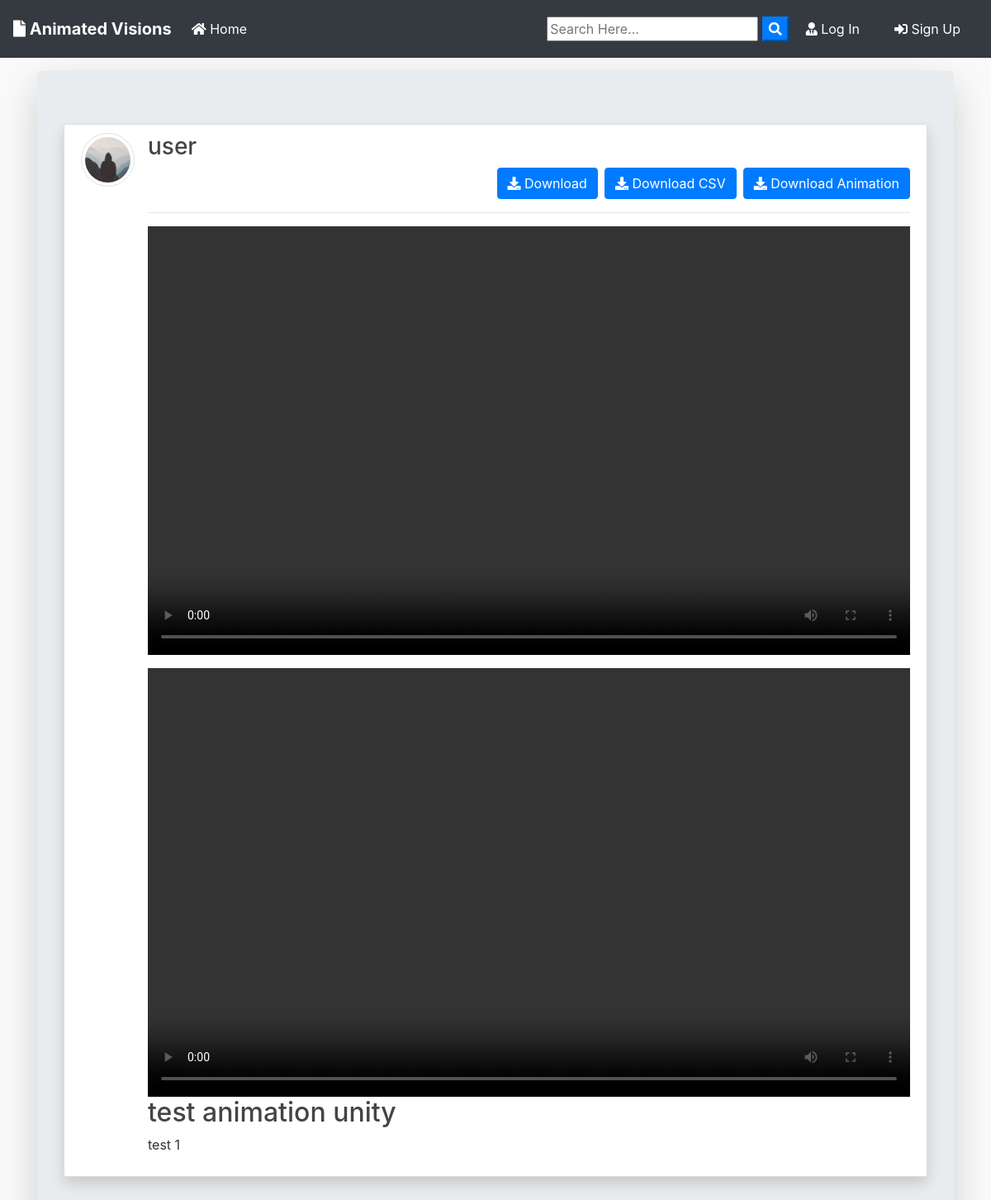
The page /post/34/ on the database its author committed.
### blog/models.py (models this page shows, shortened)
class Post(models.Model):
	title = models.CharField(max_length=100)
	file = models.FileField(null=True,blank=True,upload_to='Files')
	animation = models.FileField(upload_to='animations/', null=True, blank=True)
	csv_file = models.FileField(upload_to='csv/', null=True, blank=True)
	content = models.TextField()
	date_posted = models.DateTimeField(default=timezone.now)
	author = models.ForeignKey(User, on_delete=models.CASCADE)

### users/models.py (models this page shows, shortened)
class Profile(models.Model):
    user = models.OneToOneField(User, on_delete=models.CASCADE)
    image = models.ImageField(default='default.jpg', upload_to='profile_pics')

### blog/views.py (the view)
# urls.py: path('post/<int:pk>/', PostDetailView.as_view(), name='post-detail'),
class PostDetailView(DetailView):
    model = Post
    template_name = 'blog/post_detail.html'

### blog/templates/blog/post_detail.html (shortened to what this page needs)
{% extends "blog/base.html" %}
{% block content %}
<div class="jumbotron mt-3 shadow-lg">
    <article class="media content-section shadow">
        <a href="{{ object.author.profile.image.url }}" target="_blank">
            <img src="{{ object.author.profile.image.url }}" alt="" class="article-img rounded-circle img-thumbnail img-fluid">
        </a>
        <div class="media-body">
            <div class="">
                <div class="d-flex justify-content-between">
                    <a class="mr-2 mt-0 mb-0 text-dark" href="{% url 'user-posts' object.author.username %}">
                        <h3>{{ object.author }}</h3>
                    </a>
                </div>
                {% if object.author != user %}
                    <div class="form-group mt-0 pt-0 d-flex justify-content-end">
                        <a href="{{ object.file.url }}" download class="btn btn-primary flex-last" type="submit">
                            <i class="fas fa-download"></i> Download
                        </a>
                        {% if object.csv_file %}
                            <a href="{{ object.csv_file.url }}" download class="btn btn-primary flex-last ml-2" type="submit">
                                <i class="fas fa-download"></i> Download CSV
                            </a>
                        {% endif %}
                        {% if object.animation %}
                            <a href="{{ object.animation.url }}" download class="btn btn-primary flex-last ml-2" type="submit">
                                <i class="fas fa-download"></i> Download Animation
                            </a>
                        {% endif %}
                    </div>
                {% endif %}
                <hr>
            </div>
            <div>
                {% if object.file %}
                    <div class="embed-responsive embed-responsive-16by9">
                        <video id="video-1_html_api" class="vjs-tech" preload="auto" controls>
                            <source src="{{ object.file.url }}" type="video/mp4" class="embed-responsive">
                        </video>
                    </div>
                {% endif %}
                {% if object.animation %}
                    <div class="embed-responsive embed-responsive-16by9 mt-3">
                        <video id="video-2_html_api" class="vjs-tech" preload="auto" controls>
                            <source src="{{ object.animation.url }}" type="video/mp4" class="embed-responsive">
                        </video>
                    </div>
                {% endif %}
            </div>
            <h2>{{ object.title }}</h2>
            <p class="article-content">{{ object.content }}</p>
        </div>
    </article>
</div>
{% endblock content %}

### blog/static/blog/main.css (style rules this page uses)
body { background: #fafafa; color: #333333; margin-top: 0; }
h1, h2, h3, h4, h5, h6 { color: #444444; }
.content-section { background: #ffffff; padding: 10px 20px; border: 1px solid #dddddd; border-radius: 3px; margin-bottom: 20px; }
.article-content { white-space: pre-line; }
.article-img { height: 65px; width: 65px; margin-right: 16px; }

### rows shown on the page
Post: author.profile.image (placeholder picture), author "user", title "test animation unity", content "test 1"
